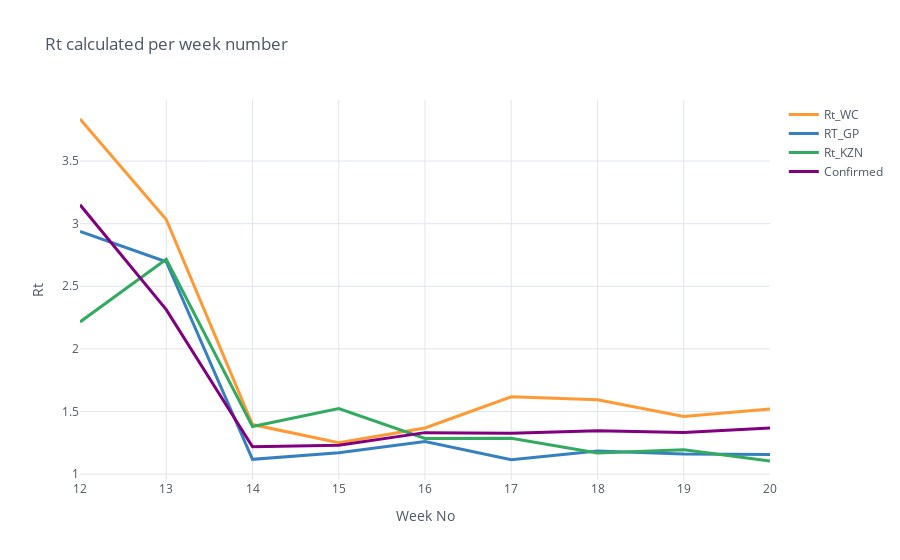

Notebook code cell kept with this figure:
### Code cell
Rt_DF.iloc[1:].iplot(theme="white",xTitle = "Week No",yTitle="Rt",width=3,symbol='circle-dot',size=25,
            title=f"Rt calculated per week number")

### Figure 1 — Plotly figure (JSON) as saved in the notebook; plotly's stock layout.template omitted (floating-point values rounded to 4 significant figures)
{"data": [{"line": {"color": "rgba(255, 153, 51, 1.0)", "dash": "solid", "shape": "linear", "width": 3}, "mode": "lines", "name": "Rt_WC", "text": "", "type": "scatter", "x": [12, 13, 14, 15, 16, 17, 18, 19, 20], "y": [3.836, 3.034, 1.395, 1.25, 1.368, 1.617, 1.595, 1.46, 1.52]}, {"line": {"color": "rgba(55, 128, 191, 1.0)", "dash": "solid", "shape": "linear", "width": 3}, "mode": "lines", "name": "RT_GP", "text": "", "type": "scatter", "x": [12, 13, 14, 15, 16, 17, 18, 19, 20], "y": [2.938, 2.696, 1.118, 1.17, 1.261, 1.115, 1.184, 1.16, 1.156]}, {"line": {"color": "rgba(50, 171, 96, 1.0)", "dash": "solid", "shape": "linear", "width": 3}, "mode": "lines", "name": "Rt_KZN", "text": "", "type": "scatter", "x": [12, 13, 14, 15, 16, 17, 18, 19, 20], "y": [2.215, 2.715, 1.38, 1.523, 1.285, 1.285, 1.168, 1.194, 1.105]}, {"line": {"color": "rgba(128, 0, 128, 1.0)", "dash": "solid", "shape": "linear", "width": 3}, "mode": "lines", "name": "Confirmed", "text": "", "type": "scatter", "x": [12, 13, 14, 15, 16, 17, 18, 19, 20], "y": [3.151, 2.313, 1.218, 1.23, 1.331, 1.327, 1.347, 1.332, 1.368]}], "layout": {"legend": {"bgcolor": "#FFFFFF", "font": {"color": "#4D5663"}}, "paper_bgcolor": "#FFFFFF", "plot_bgcolor": "#FFFFFF", "title": {"font": {"color": "#4D5663"}, "text": "Rt calculated per week number"}, "xaxis": {"gridcolor": "#E1E5ED", "showgrid": true, "tickfont": {"color": "#4D5663"}, "title": {"font": {"color": "#4D5663"}, "text": "Week No"}, "zerolinecolor": "#E1E5ED"}, "yaxis": {"gridcolor": "#E1E5ED", "showgrid": true, "tickfont": {"color": "#4D5663"}, "title": {"font": {"color": "#4D5663"}, "text": "Rt"}, "zerolinecolor": "#E1E5ED"}}}
